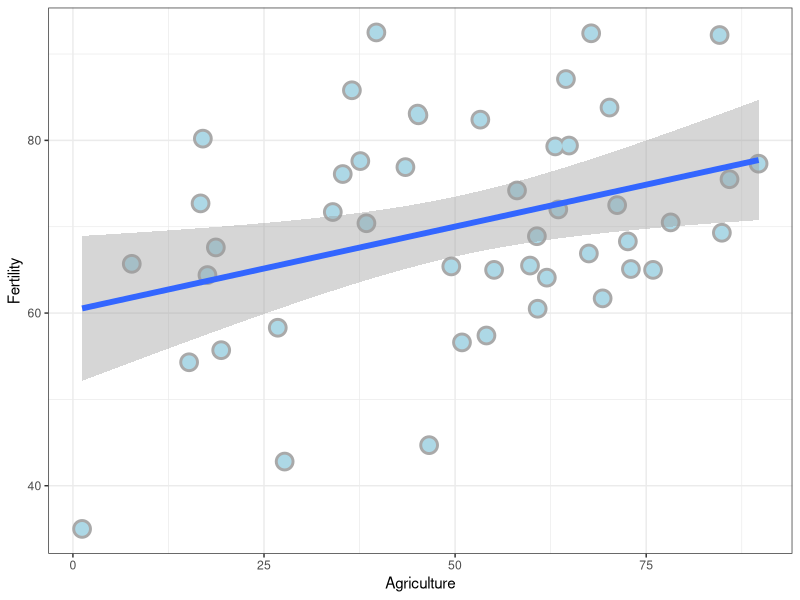
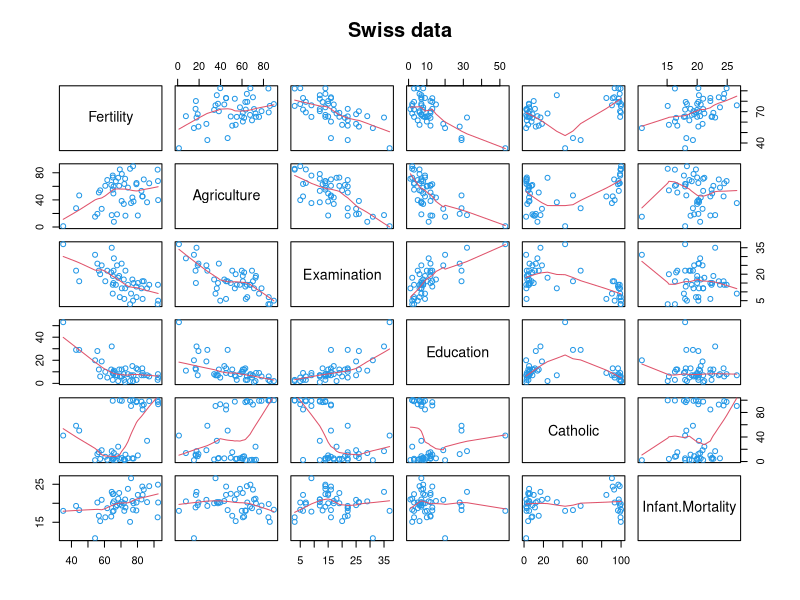
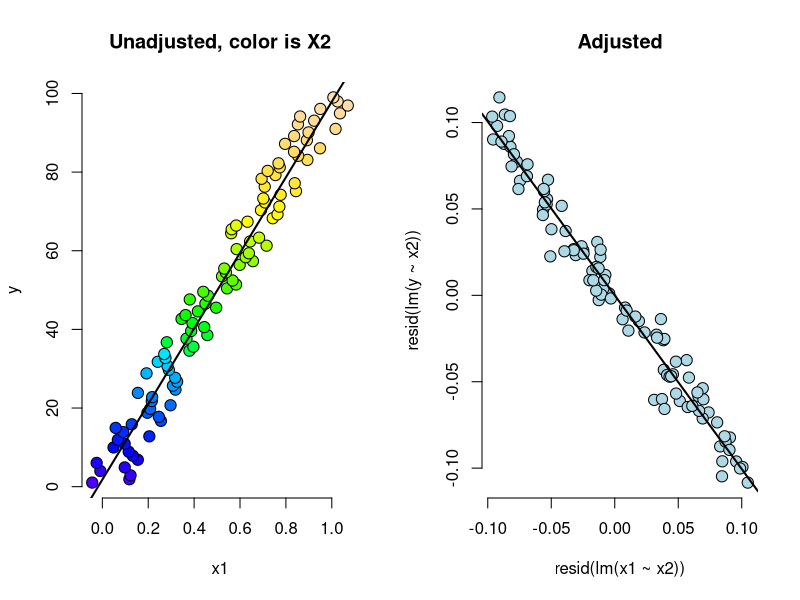
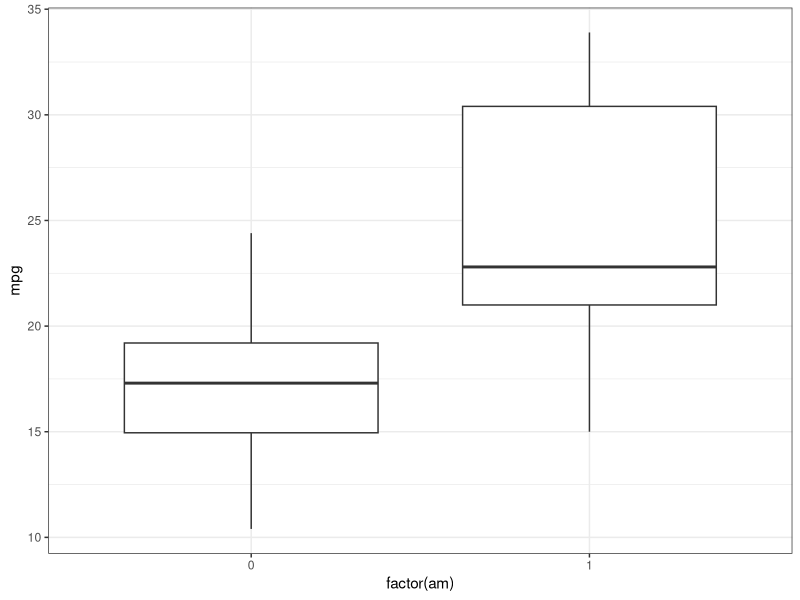
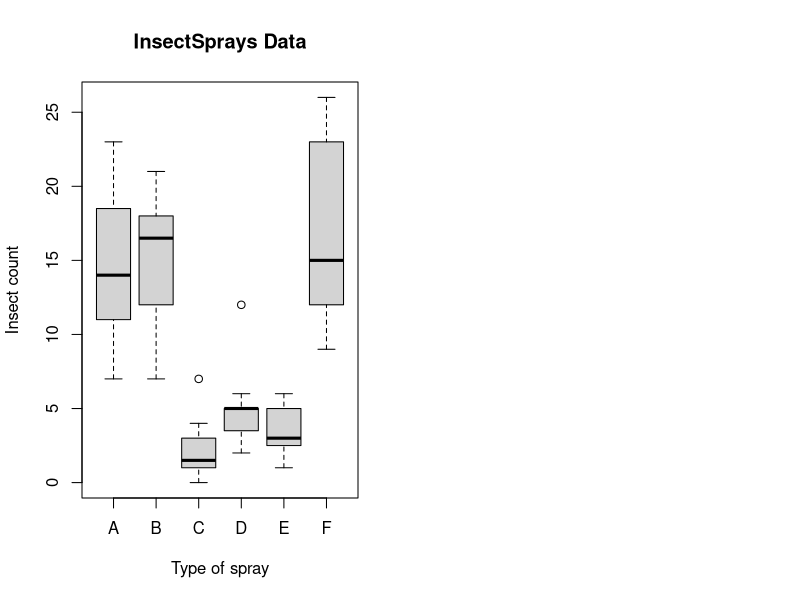

Write the R code that produced these figures, in order.
## ---- chunk 1
library(ggplot2)
f <- ggplot(swiss, aes(Agriculture, Fertility))
f <- f + geom_point(size = 6, col = "darkgrey")
f <- f + geom_point(size = 4, col = "lightblue")
f <- f + stat_smooth(method = "lm", lwd = 2)
f <- f + theme_bw()
f
## ---- chunk 2
lma <- lm(Fertility ~ Agriculture, swiss)
summary(lma)
## ---- chunk 3
lmb <- lm(Fertility ~ ., swiss)
summary(lmb)
## ---- chunk 4
pairs(swiss, panel = panel.smooth, main = "Swiss data", col = 4)
## ---- chunk 5
n <- 100; x2 <- 1 : n; x1 <- .01 * x2 + runif(n, -.1, .1); y = -x1 + x2 + rnorm(n, sd = .01)
summary(lm(y ~ x1))$coef
summary(lm(y ~ x1 + x2))$coef
## ---- chunk 6
par(mfrow = c(1, 2))
plot(x1, y, pch=21,col="black",bg=topo.colors(n)[x2], frame = FALSE, cex = 1.5)
title('Unadjusted, color is X2')
abline(lm(y ~ x1), lwd = 2)
plot(resid(lm(x1 ~ x2)), resid(lm(y ~ x2)), pch = 21, col = "black", bg = "lightblue", frame = FALSE, cex = 1.5)
title('Adjusted')
abline(0, coef(lm(y ~ x1 + x2))[2], lwd = 2)
## ---- chunk 7
aggregate(mpg ~ am, mtcars, mean)
ggplot(mtcars, aes(factor(am), mpg)) + geom_boxplot() + theme_bw()
## ---- chunk 8
fit <- lm(mpg ~ am, mtcars)
summary(fit)
## ---- chunk 9
require(datasets);data(InsectSprays)
boxplot(count ~ spray, data = InsectSprays,
        xlab = "Type of spray", ylab = "Insect count",
        main = "InsectSprays Data", varwidth = TRUE, col = "lightgray")
## ---- chunk 10
summary(lm(count ~ spray, data = InsectSprays))$coef
## ---- chunk 11
summary(lm(count ~ 
             I(1 * (spray == 'B')) + I(1 * (spray == 'C')) + 
             I(1 * (spray == 'D')) + I(1 * (spray == 'E')) +
             I(1 * (spray == 'F'))
           , data = InsectSprays))$coef
## ---- chunk 12
spray2 <- relevel(InsectSprays$spray, "C")
summary(lm(count ~ spray2, data = InsectSprays))$coef
